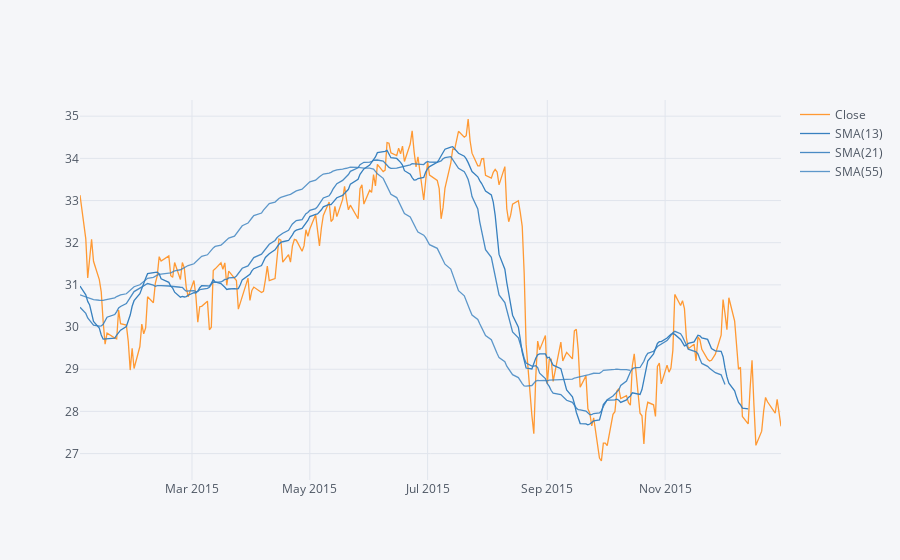

The notebook cell saved with this chart:
### Markdown cell above
** Use .ta_plot(study='sma') to create a Simple Moving Averages plot of Morgan Stanley for the year 2015.**

### Code cell
MS['Close'].loc['2016-01-01':'2015-01-01'].ta_plot(study='sma',periods=[13,21,55],title='Simple Moving Averages')

### Figure 1 — Plotly figure (JSON) as saved in the notebook; plotly's stock layout.template omitted (floating-point values rounded to 4 significant figures; data arrays with more than 128 entries replaced by an {"elided": "..."} marker saying what was removed)
{"data": [{"line": {"color": "rgba(255, 153, 51, 1.0)", "dash": "solid", "shape": "linear", "width": 1.3}, "mode": "lines", "name": "Close", "text": "", "type": "scatter", "x": {"elided": "252 str values"}, "y": {"elided": "252 float values"}}, {"line": {"color": "rgba(55, 128, 191, 1.0)", "dash": "solid", "shape": "linear", "width": 1.3}, "mode": "lines", "name": "SMA(13)", "text": "", "type": "scatter", "x": {"elided": "252 str values"}, "y": {"elided": "252 mixed values"}}, {"line": {"color": "rgba(55, 128, 191, 0.8999999999999999)", "dash": "solid", "shape": "linear", "width": 1.3}, "mode": "lines", "name": "SMA(21)", "text": "", "type": "scatter", "x": {"elided": "252 str values"}, "y": {"elided": "252 mixed values"}}, {"line": {"color": "rgba(55, 128, 191, 0.7999999999999998)", "dash": "solid", "shape": "linear", "width": 1.3}, "mode": "lines", "name": "SMA(55)", "text": "", "type": "scatter", "x": {"elided": "252 str values"}, "y": {"elided": "252 mixed values"}}], "layout": {"legend": {"bgcolor": "#F5F6F9", "font": {"color": "#4D5663"}}, "paper_bgcolor": "#F5F6F9", "plot_bgcolor": "#F5F6F9", "title": {"font": {"color": "#4D5663"}}, "xaxis": {"gridcolor": "#E1E5ED", "showgrid": true, "tickfont": {"color": "#4D5663"}, "title": {"font": {"color": "#4D5663"}, "text": ""}, "zerolinecolor": "#E1E5ED"}, "yaxis": {"gridcolor": "#E1E5ED", "showgrid": true, "tickfont": {"color": "#4D5663"}, "title": {"font": {"color": "#4D5663"}, "text": ""}, "zerolinecolor": "#E1E5ED"}}}
